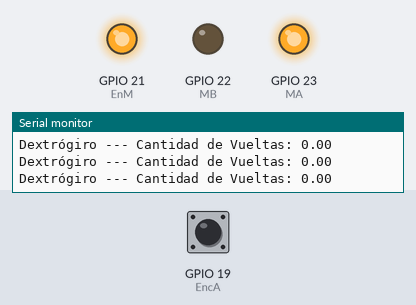
Bench run of a sketch on a simulated ESP32. Shown: output pins drawn as LEDs (lit = HIGH), the last lines printed to the serial monitor. The inputs (shaded band) are chosen by the test bench; at power-on: GPIO 19 (EncA) HIGH.

Above: at 1.5 s.
At 4.0 s:
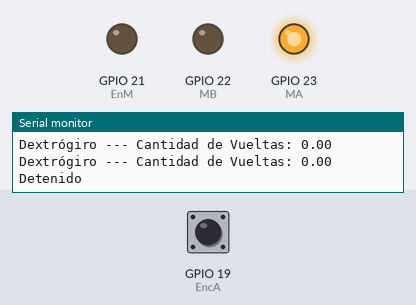
At 6.5 s:
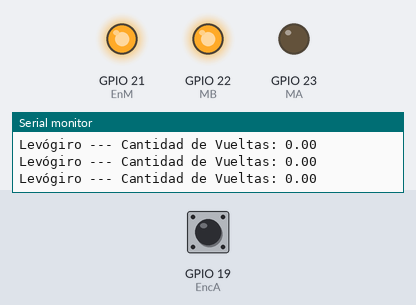
At 9.0 s:
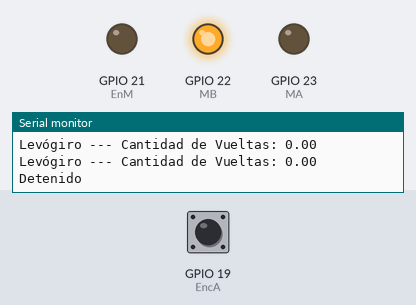
Timing chart, 0 to 13.0 s (numbered marks = the images above):
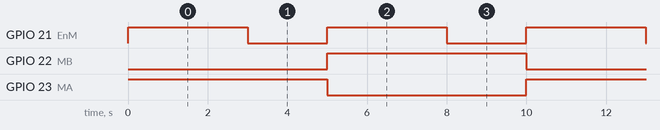

The sketch:

P6A2-ContadorVueltas.ino
```cpp
#define EnM 21
#define MA 23
#define MB 22
#define EncA 19
#define EncB 18
//64 pulsos por revolucion
long pulsos = 0;
long tiempo;
long tiempoPrint;
long tiempoActual;
double vueltas;
void IRAM_ATTR PulsesCounter(){
  if(digitalRead(EncB) == HIGH) pulsos++;
  else pulsos--;
}

void setup() {
  pinMode(EnM,OUTPUT);
  pinMode(MA,OUTPUT);
  pinMode(MB,OUTPUT);
  pinMode(EncA, INPUT);
  pinMode(EncB, INPUT);
  attachInterrupt(digitalPinToInterrupt(EncA),PulsesCounter,RISING);
  Serial.begin(115200);
}

void loop() {
  dextrogiro();
  Serial.println("Detenido");
  delay(2000);
  levogiro();
  Serial.println("Detenido");
  delay(2000);
}

void dextrogiro(){
  pulsos = 0;
  digitalWrite(MA,HIGH);
  digitalWrite(MB,LOW);
  digitalWrite(EnM,HIGH);
  tiempoPrint =micros();
  tiempo = tiempoPrint+3000000;
  tiempoActual = tiempoPrint;
  while(tiempo - tiempoActual > 0){
    if(tiempoActual - tiempoPrint > 300000){
      tiempoPrint = micros();
      Serial.print("Dextrógiro --- Cantidad de Vueltas: ");
      vueltas = 4.0*pulsos/(64.0*30);
      Serial.println(vueltas);
    }
    tiempoActual = micros();
  }
  digitalWrite(EnM,LOW);
  Serial.print("Dextrógiro --- Cantidad de Vueltas: ");
  vueltas = 4.0*pulsos/(64.0*30);
  Serial.println(vueltas);
}
void levogiro(){
  pulsos = 0;
  digitalWrite(MA,LOW);
  digitalWrite(MB,HIGH);
  digitalWrite(EnM,HIGH);
  tiempoPrint = micros();
  tiempoActual = tiempoPrint;
  tiempo = tiempoPrint + 3000000;
  while(tiempo - tiempoActual > 0){
    if(tiempoActual - tiempoPrint > 300000){
      tiempoPrint = micros();
      Serial.print("Levógiro --- Cantidad de Vueltas: ");
      vueltas = 4.0*pulsos/(64.0*30);
      Serial.println(vueltas);
    }
    tiempoActual = micros();
  }
  digitalWrite(EnM,LOW);
  Serial.print("Levógiro --- Cantidad de Vueltas: ");
  vueltas = 4.0*pulsos/(64.0*30);
  Serial.println(vueltas);
}
```

Measured:
- by itself, GPIO 21 (EnM): alternates HIGH for 3.0 s and LOW for 2.0 s
- by itself, GPIO 22 (MB), GPIO 23 (MA): alternates HIGH for 5.0 s and LOW for 5.0 s
- by itself, everything shown: repeats every 10.0 s, in 4 steps
